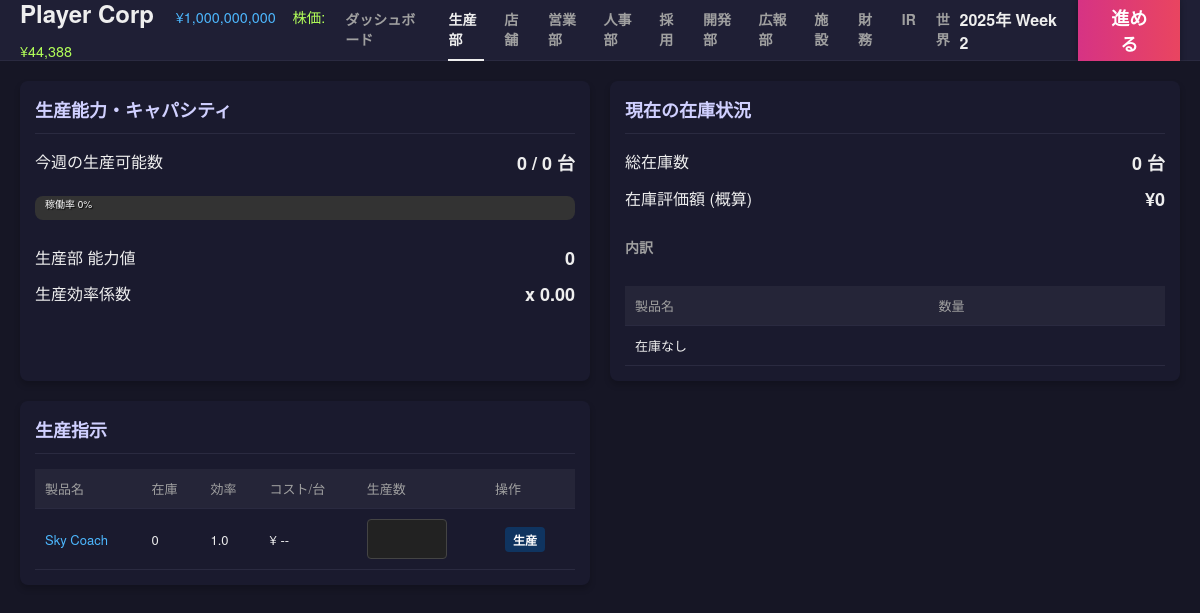
The app's page /production, older data.
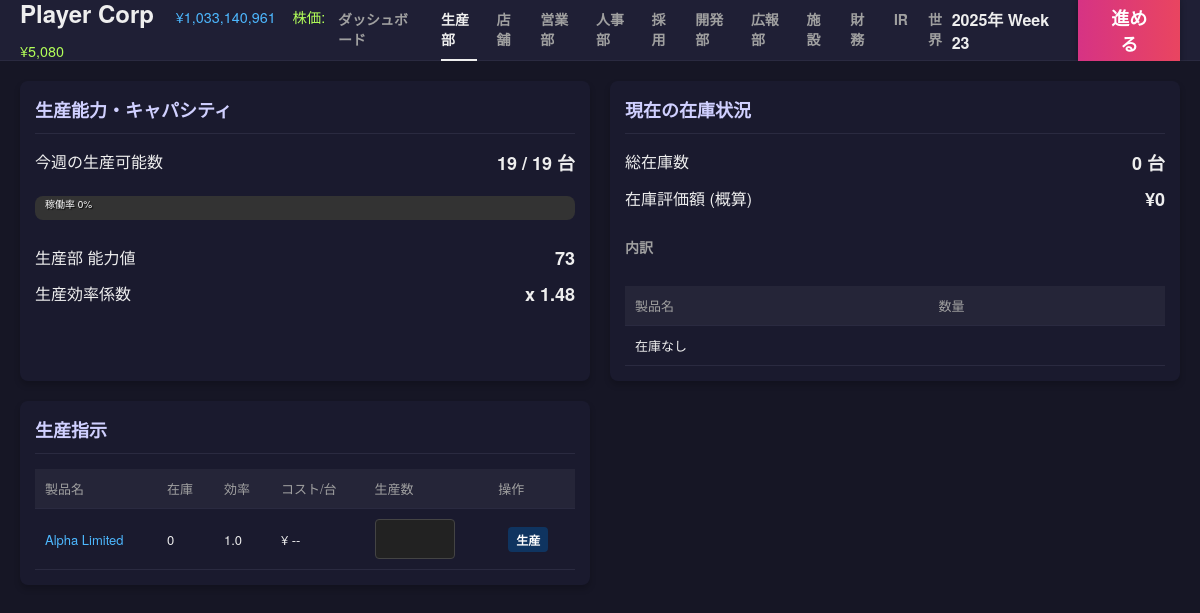
The same page, newer data.
### tables this page shows
CREATE TABLE companies (
            id INTEGER PRIMARY KEY AUTOINCREMENT,
            name TEXT,
            type TEXT, -- 'player', 'npc_maker', 'npc_retail', 'system_supplier'
            funds INTEGER,
            brand_power REAL DEFAULT 0,
            industry TEXT DEFAULT 'automotive',
            credit_rating INTEGER DEFAULT 50,
            dev_knowhow REAL DEFAULT 0,
            borrowing_limit INTEGER DEFAULT 0,
            is_active BOOLEAN DEFAULT 1,
            -- Supplier Traits
            trait_material_score REAL DEFAULT 3.0,
            trait_cost_multiplier REAL DEFAULT 1.0,
            part_category TEXT, -- 'engine', 'body', etc. for system_supplier
            
            -- Stock info
            listing_status TEXT DEFAULT 'private', -- 'private', 'public'
            stock_price INTEGER DEFAULT 50000,
            outstanding_shares INTEGER DEFAULT 20000,
            market_cap INTEGER DEFAULT 1000000000
        );

CREATE TABLE product_designs (
            id INTEGER PRIMARY KEY AUTOINCREMENT,
            company_id INTEGER,
            name TEXT,
            material_score REAL,
            concept_score REAL,
            production_efficiency REAL,
            base_price INTEGER,
            sales_price INTEGER,
            status TEXT, -- 'developing', 'completed', 'obsolete'
            strategy TEXT, -- 開発方針
            developed_week INTEGER,
            parts_config TEXT, -- JSON: {part_key: {supplier_id, score, cost}}
            awareness REAL DEFAULT 0,
            FOREIGN KEY(company_id) REFERENCES companies(id)
        );

### app.py (the view)
@app.route('/production')
def production():
    player = get_player_company()
    caps = sim.calculate_capabilities(player['id'])
    designs = db.fetch_all("SELECT * FROM product_designs WHERE company_id = ? AND status = 'completed'", (player['id'],))
    inventory = db.fetch_all("""
        SELECT i.*, d.name as product_name
        FROM inventory i JOIN product_designs d ON i.design_id = d.id
        WHERE i.company_id = ?
    """, (player['id'],))
    inv_map = {i['design_id']: i['quantity'] for i in inventory}
    stats = db.fetch_one("SELECT production_ordered FROM weekly_stats WHERE week = ? AND company_id = ?", (sim.get_current_week(), player['id']))
    current_produced = stats['production_ordered'] if stats else 0
    facilities = db.fetch_all("SELECT size FROM facilities WHERE company_id = ? AND type = 'factory'", (player['id'],))
    total_factory_size = sum(f['size'] for f in facilities)
    efficiency = (caps['production'] / 50.0) * gb.BASE_PRODUCTION_EFFICIENCY
    prod_staff_count = len(db.fetch_all("SELECT id FROM npcs WHERE company_id = ? AND department = ?", (player['id'], gb.DEPT_PRODUCTION)))
    effective_staff_entities = min(prod_staff_count, int(total_factory_size // gb.NPC_SCALE_FACTOR))
    max_capacity = int(effective_staff_entities * gb.NPC_SCALE_FACTOR * efficiency)
    remaining_capacity = max(0, max_capacity - current_produced)
    total_inventory = sum(inv_map.values())
    inventory_value = sum(i['quantity'] * i['sales_price'] for i in inventory)
    return render_template('production.html',
                           designs=designs,
                           inv_map=inv_map,
                           caps=caps,
                           remaining_capacity=remaining_capacity,
                           max_capacity=max_capacity,
                           current_produced=current_produced,
                           total_inventory=total_inventory,
                           inventory_value=inventory_value,
                           inventory=inventory)

### app.py (called while the page is built)
def get_player_company():
    res = db.fetch_one("SELECT * FROM companies WHERE type = 'player' LIMIT 1")
    return res

@app.context_processor
def inject_common_data():
    player = get_player_company()
    game_state = db.fetch_one("SELECT * FROM game_state")
    current_week = game_state['week'] if game_state else 0
    year = 2025 + (current_week - 1) // 52
    week_of_year = (current_week - 1) % 52 + 1
    date_str = f"{year}年 Week {week_of_year}"
    header_caps = None
    if player:
        header_caps = sim.calculate_capabilities(player['id'])
    return dict(
        player=player,
        current_week=current_week,
        date_str=date_str,
        active_page=request.endpoint,
        header_caps=header_caps,
        npc_scale=gb.NPC_SCALE_FACTOR
    )

### database.py (called while the page is built)
    def get_connection(self):
        if hasattr(self._local, 'connection') and self._local.connection:
            return self._local.connection, False  # (conn, should_close)
        conn = sqlite3.connect(self.db_path)
        conn.row_factory = sqlite3.Row
        return conn, True

### simulation.py (called while the page is built)
    def get_current_week(self):
        res = db.fetch_one("SELECT week FROM game_state")
        return res['week'] if res else 0

### templates/production.html (shortened to what the changed rows need)
{% extends "base.html" %}
{% block content %}
<div class="dashboard-grid">
    <div class="card card-large">
        <div class="card-header">
            <h2>生産能力・キャパシティ</h2>
        </div>
        <div class="card-body">
            <div class="stat-row">
                <span class="label">今週の生産可能数</span>
                <span class="value">{{ remaining_capacity }} / {{ max_capacity }} 台</span>
            </div>
            <div class="stat-row" style="margin-top: 15px;">
                <span class="label">生産部 能力値</span>
                <span class="value">{{ caps.production|int }}</span>
            </div>
            <div class="stat-row">
                <span class="label">生産効率係数</span>
                <span class="value">x {{ "{:.2f}".format((caps.production / 50.0)) }}</span>
            </div>
        </div>
    </div>
    <div class="card card-large">
        <div class="card-header">
            <h2>現在の在庫状況</h2>
        </div>
        <div class="card-body">
            <table class="data-table" style="margin-top: 5px;">
                <thead>
                    <tr>
                        <th>製品名</th>
                        <th>数量</th>
                    </tr>
                </thead>
            </table>
        </div>
    </div>
    <div class="card card-large">
        <div class="card-header">
            <h2>生産指示</h2>
        </div>
        <div class="card-body">
            <table class="data-table">
                <thead>
                    <tr>
                        <th>製品名</th>
                        <th>在庫</th>
                        <th>効率</th>
                        <th>コスト/台</th>
                        <th>生産数</th>
                        <th>操作</th>
                    </tr>
                </thead>
                <tbody>
                    {% for design in designs %}
                    <tr>
                        <td><a href="{{ url_for('product_detail', design_id=design.id) }}" style="color: #4db8ff;">{{ design.name }}</a></td>
                        <td>{{ inv_map.get(design.id, 0) }}</td>
                        <td>{{ design.production_efficiency }}</td>
                        <td>
                            {% set parts = design.parts_config|tojson|safe %}
                            ¥ --
                        </td>
                        <form action="{{ url_for('production_order') }}" method="post">
                            <td>
                                <input type="number" name="quantity" class="form-control" style="width: 80px;" min="0" max="{{ remaining_capacity }}">
                            </td>
                            <td>
                                <button type="submit" class="btn btn-small btn-primary" {{ 'disabled' if remaining_capacity <= 0 else '' }}>生産</button>
                            </td>
                        </form>
                    </tr>
                    {% else %}
                    <tr><td colspan="6">生産可能な製品がありません。開発部で製品を開発してください。</td></tr>
                    {% endfor %}
                </tbody>
            </table>
        </div>
    </div>
</div>
{% endblock %}

### templates/base.html (shortened to what this page needs)
<!DOCTYPE html>
<html lang="ja">
<head>
    <link rel="stylesheet" href="{{ url_for('static', filename='css/style.css') }}">
</head>
<body>
    <div class="app-container">
        <header class="top-bar">
            <div class="logo-area tooltip-container">
                <h1>
                    {% if player %}
                    <span style="font-size: 0.6em; color: #4db8ff; margin-left: 15px; font-weight: normal;">¥{{ "{:,}".format(player.funds|int) }}</span>
                    {% if player.stock_price %}
                    <span style="font-size: 0.6em; color: #b2ff59; margin-left: 10px; font-weight: normal;">株価: ¥{{ "{:,}".format(player.stock_price) }}</span>
                    {% endif %}
                    {% endif %}
                </h1>
            </div>
            <nav class="top-nav">
                <a href="{{ url_for('dashboard') }}" class="{{ 'active' if active_page == 'dashboard' else '' }}">ダッシュボード</a>
                <a href="{{ url_for('production') }}" class="{{ 'active' if active_page == 'production' else '' }}">生産部</a>
                <a href="{{ url_for('store') }}" class="{{ 'active' if active_page == 'store' else '' }}">店舗</a>
                <a href="{{ url_for('sales') }}" class="{{ 'active' if active_page == 'sales' else '' }}">営業部</a>
                <a href="{{ url_for('hr') }}" class="{{ 'active' if active_page == 'hr' else '' }}">人事部</a>
                <a href="{{ url_for('hire_page') }}" class="{{ 'active' if active_page == 'hire_page' else '' }}">採用</a>
                <a href="{{ url_for('dev') }}" class="{{ 'active' if active_page == 'dev' else '' }}">開発部</a>
                <a href="{{ url_for('pr') }}" class="{{ 'active' if active_page == 'pr' else '' }}">広報部</a>
                <a href="{{ url_for('facility') }}" class="{{ 'active' if active_page == 'facility' else '' }}">施設</a>
                <a href="{{ url_for('finance') }}" class="{{ 'active' if active_page == 'finance' else '' }}">財務</a>
                <a href="{{ url_for('ir') }}" class="{{ 'active' if active_page == 'ir' else '' }}">IR</a>
                <a href="{{ url_for('world') }}" class="{{ 'active' if active_page == 'world' else '' }}">世界</a>
            </nav>
            <div class="action-area">
                <div class="date-display">{{ date_str }}</div>
                <form action="{{ url_for('next_week') }}" method="post">
                    <button type="submit" class="btn-next-week">進める</button>
                </form>
            </div>
        </header>
        <main class="main-content">
            {% block content %}{% endblock %}
        </main>
    </div>
</body>
</html>

Row changes from the older to the newer data that the page shows:
changed companies: funds "1,000,000,000" → "1,033,140,961"; stock_price "44,388" → "5,080"
changed product_designs: name "Sky Coach" → "Alpha Limited"
Text that changed along with them:
{{ date_str }}: "2025年 Week 2" → "2025年 Week 23"
{{ remaining_capacity }}: "0" → "19"
{{ max_capacity }}: "0" → "19"
{{ caps.production|int }}: "0" → "73"
{{ "{:.2f}".format((caps.production / 50.0)) }}: "0.00" → "1.48"
